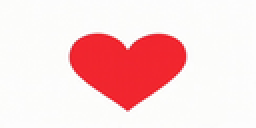
#> input picture hw2.3/love.png, 128 x 64 px, found by its file name (shown 2 times larger)
$ python pic.py
#> lines starting #> are read from the running program, lines starting #| are printed output that depends on the picture; after the words box and inside, x2 and y2 are one past the last pixel; in counts of white or black regions, pixels touching at a corner belong together
from PIL import Image

# 打开图片
image = Image.open('love.png').convert('1')  # 转换为黑白模式
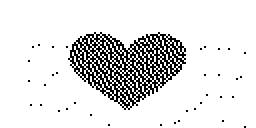
#> image: PIL image 128x64 1 (shown 2 times larger); 88.1% white; black in thin lines or dots, all inside (x1, y1, x2, y2) = (14, 16, 123, 64)

# 获取图片大小
width, height = image.size
#> width = 128; height = 64

# 初始化字节数组
bitmap = bytearray((width * height + 7) // 8)

# 遍历图片像素
for y in range(height):
    for x in range(width):
        # 获取像素值
        pixel = image.getpixel((x, y))
        # 设置字节数组
        byte_index = (y * width + x) // 8
        bit_index = (y * width + x) % 8
        if pixel == 0:  # 黑色像素
            bitmap[byte_index] |= (1 << bit_index)

# 输出字节数组
print('const unsigned char PROGMEM bitmap[] = {')
for byte in bitmap:
    print(f'0x{byte:02X}, ', end='')
#> this loop made 1024 passes
#| 0x00,
#| 0x00,
#| 0x00,
#| 0x00,
#| 0x00,
#| 0x00,
#| 0x00,
#| 0x00,
#> (further printed lines are left out)
print('};')
